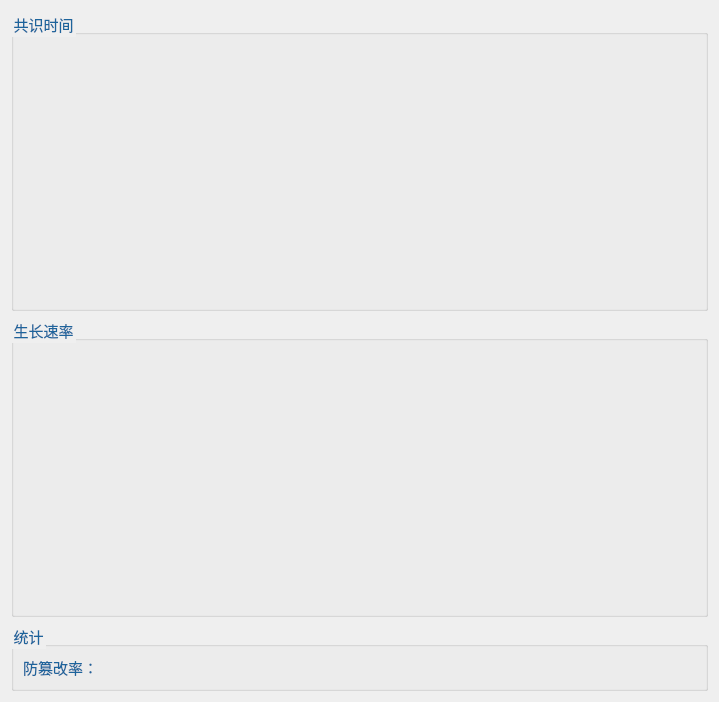
<?xml version="1.0" encoding="UTF-8"?>
<ui version="4.0">
 <class>SystemStatus</class>
 <widget class="QWidget" name="SystemStatus">
  <property name="geometry">
   <rect>
    <x>0</x>
    <y>0</y>
    <width>719</width>
    <height>702</height>
   </rect>
  </property>
  <property name="windowTitle">
   <string>系统状态</string>
  </property>
  <property name="styleSheet">
   <string notr="true">*{	
	font-family:微软雅黑;
	font-size:15px;
	color: #1d649c;
}
</string>
  </property>
  <layout class="QVBoxLayout" name="verticalLayout" stretch="6,6,1">
   <item>
    <widget class="QGroupBox" name="groupBox">
     <property name="title">
      <string>共识时间</string>
     </property>
     <layout class="QVBoxLayout" name="verticalLayout_2">
      <item>
       <widget class="GraphicsLayoutWidget" name="guiplot_consensus" native="true"/>
      </item>
     </layout>
    </widget>
   </item>
   <item>
    <widget class="QGroupBox" name="groupBox_3">
     <property name="title">
      <string>生长速率</string>
     </property>
     <layout class="QVBoxLayout" name="verticalLayout_3">
      <item>
       <widget class="GraphicsLayoutWidget" name="guiplot_growthRate" native="true"/>
      </item>
     </layout>
    </widget>
   </item>
   <item>
    <widget class="QGroupBox" name="groupBox_2">
     <property name="title">
      <string>统计</string>
     </property>
     <layout class="QHBoxLayout" name="horizontalLayout" stretch="1,1,6">
      <item>
       <widget class="QLabel" name="label1">
        <property name="text">
         <string>防篡改率：</string>
        </property>
       </widget>
      </item>
      <item>
       <widget class="QLabel" name="rate_anti">
        <property name="text">
         <string/>
        </property>
       </widget>
      </item>
      <item>
       <spacer name="horizontalSpacer">
        <property name="orientation">
         <enum>Qt::Horizontal</enum>
        </property>
        <property name="sizeHint" stdset="0">
         <size>
          <width>40</width>
          <height>20</height>
         </size>
        </property>
       </spacer>
      </item>
     </layout>
    </widget>
   </item>
  </layout>
 </widget>
 <customwidgets>
  <customwidget>
   <class>GraphicsLayoutWidget</class>
   <extends>QWidget</extends>
   <header>pyqtgraph.h</header>
   <container>1</container>
  </customwidget>
 </customwidgets>
 <resources/>
 <connections/>
</ui>
